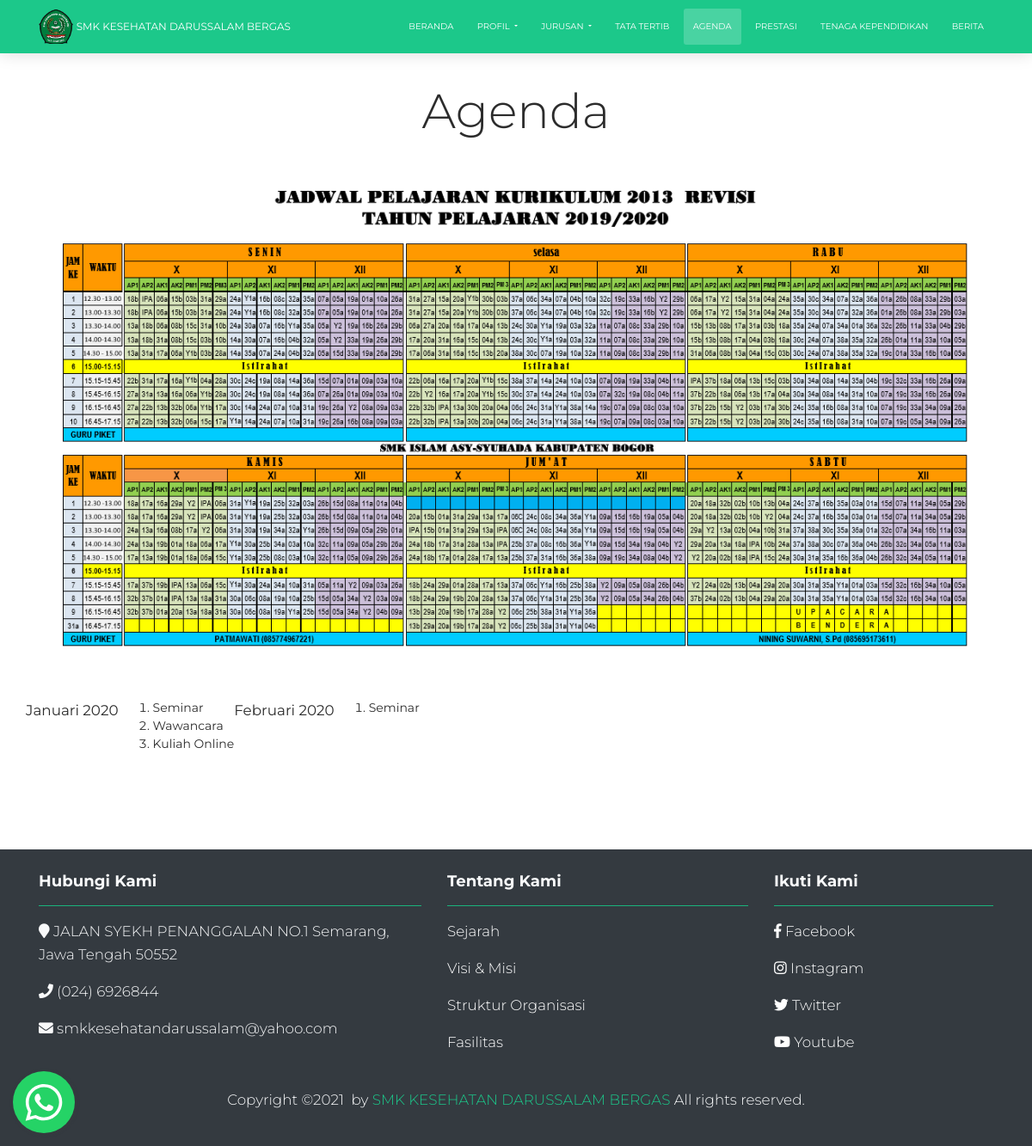
The app's page /index.php/agenda, older data.
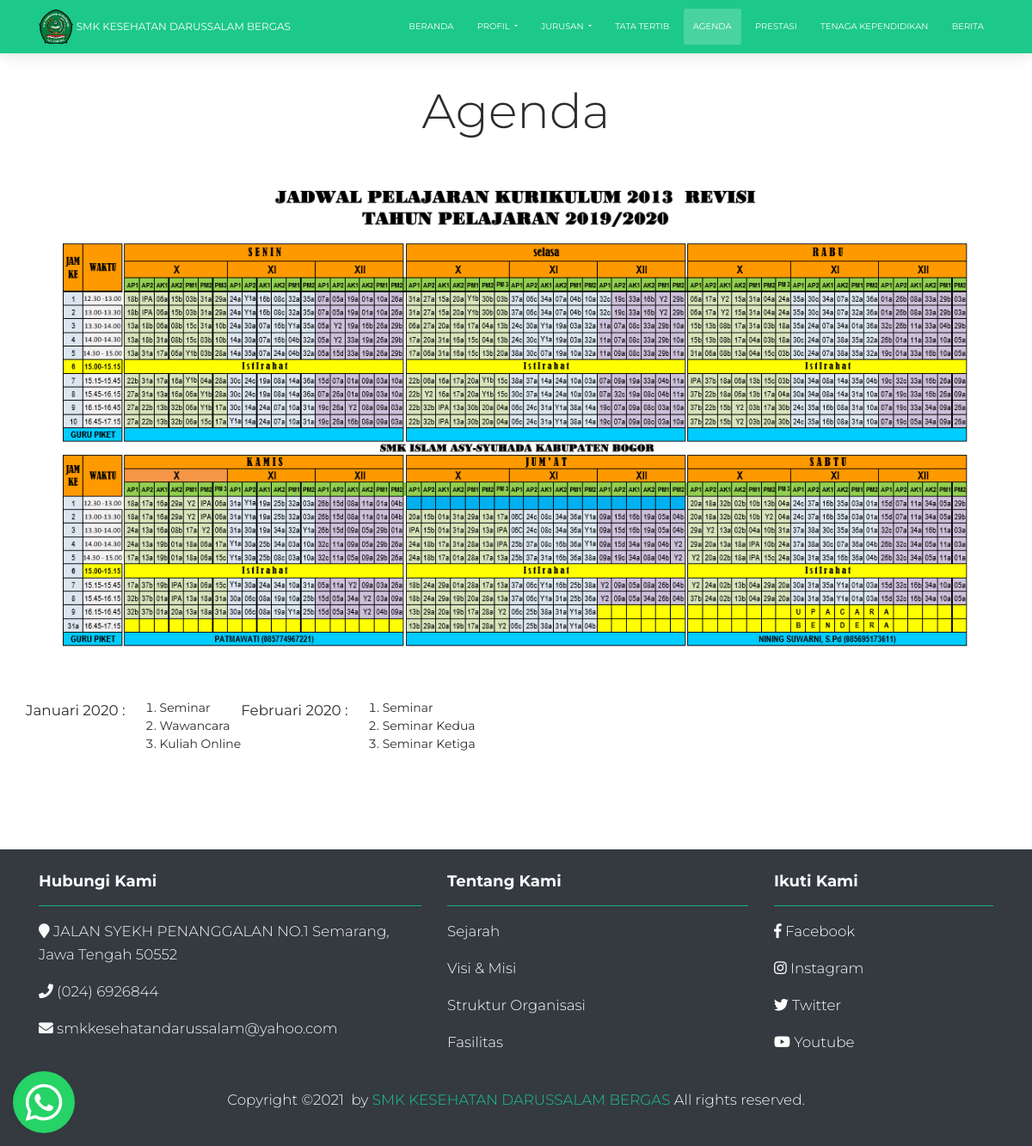
The same page, newer data.
### tables this page shows
CREATE TABLE `agenda` (
  `id` int(11) NOT NULL,
  `content` text NOT NULL,
  `photo` text NOT NULL
);

### application/controllers/Agenda.php (called while the page is built, shortened)
<?php
class Agenda extends CI_Controller {
	public function __construct()
	{
		$this->load->model('jadwal_model', 'jadwal');
	}
	public function index()
	{
		$data['title']		= 'Agenda';
		$data['page']		= 'agenda/index';
		$data['agenda']	= $this->jadwal->getData();
		$this->load->view('front/layouts/main', $data);
	}
}

### index.php (called while the page is built, shortened)
<?php
require_once BASEPATH.'core/CodeIgniter.php';

### application/models/Jadwal_model.php (called while the page is built, shortened)
<?php
class Jadwal_model extends CI_Model {
	public function getData()
	{
		return $this->db->get('agenda')->row();
	}
}

### application/views/front/pages/agenda/index.php (the view)
<div class="content mt-5 mb-5 pb-5 pt-5">
	<div class="container">
	<h1 class="display-4 my-auto text-center">Agenda</h1>
		<div class="row pt-5 pb-5">
			<img src="<?= base_url('img/agenda/' . $agenda->photo) ?>" class="img-fluid">
		</div>
		<div class="row text-justify">
			<?= $agenda->content ?>
		</div>
	</div>
</div>

### application/views/front/layouts/main.php (shortened to what this page needs)
<!DOCTYPE html>
<html lang="en">
<head>
   <link rel="stylesheet" href="https://use.fontawesome.com/releases/v5.7.1/css/all.css">
   <link href="<?= base_url() ?>/asset/landing_assets/css/bootstrap.min.css" rel="stylesheet" />
   <link href="<?= base_url() ?>/asset/landing_assets/css/now-ui-kit.css?v=1.3.0" rel="stylesheet" />
   <link href="<?= base_url() ?>/asset/landing_assets/demo/demo.css" rel="stylesheet" />
   <link rel="stylesheet" href="<?= base_url() ?>/asset/instagram/css/instagram-widget.css">
   <link rel="stylesheet" href="<?= base_url() ?>/asset/whatsapp/floating-wpp.css">
</head>
<body class="index-page sidebar-collapse">
   <?php $this->load->view('front/layouts/_navbar'); ?>
   <?php $this->load->view('front/pages/' . $page); ?>
   <div id="myButton"></div>
   <?php $this->load->view('front/layouts/_footer'); ?>
</body>
</html>

### application/views/front/layouts/_navbar.php (shortened to what this page needs)
<?php if ($title == 'Sejarah' || $title == 'Visi & Misi' || $title == 'Struktur Organisasi' || $title == 'Fasilitas' || $title == 'Asisten Keperawatan' || $title == 'Teknologi Laboratorium Medik' || $title == 'Tata Tertib' || $title == 'Agenda' || $title == 'Berita' || $title == 'Ekstrakurikuler' || $title == 'Prestasi Sekolah' || $title == 'Tenaga Kependidikan'){ ?>
 		<nav class='navbar navbar-expand-lg bg-success fixed-top'> <?php ;
		}else{ ?>
		 <nav class='navbar navbar-expand-lg bg-success fixed-top navbar-transparent' color-on-scroll='350'> <?php ;
	 }
?>
	<div class="container">
		<div class="navbar-translate">
			<img class="n-logo" src="<?= base_url() ?>/asset/landing_assets/img/smk-logo.png" width="40px">
			<a class="navbar-brand" href="<?= base_url() ?>" rel="tooltip" data-placement="bottom">
				SMK Kesehatan Darussalam Bergas
			</a>
		</div>
		<div class="collapse navbar-collapse justify-content-end" id="navigation" data-nav-image="./assets/img/blurred-image-1.jpg">
			<ul class="navbar-nav">
				<li class="nav-item <?php if ($title == 'Beranda') echo "active"; ?>">
					<a class="nav-link" href="<?= base_url() ?>">
						<p>Beranda</p>
					</a>
				</li>
				<li class="nav-item dropdown <?php if ($title == 'Sejarah' || $title == 'Visi & Misi' || $title == 'Struktur Organisasi' || $title == 'Fasilitas' || $title == 'Ekstrakurikuler') echo "active"; ?>">
					<a href="#" class="nav-link dropdown-toggle" id="navbarDropdownMenuLink1" data-toggle="dropdown">
						<p>Profil</p>
					</a>
				</li>
				<li class="nav-item dropdown <?php if ($title == 'Asisten Keperawatan' || $title == 'Teknologi Laboratorium Medik') echo "active"; ?>"">
					<a href=" #" class="nav-link dropdown-toggle" id="navbarDropdownMenuLink1" data-toggle="dropdown">
					<p>Jurusan</p>
					</a>
				</li>
				<li class="nav-item <?php if ($title == 'Tata Tertib') echo "active"; ?>">
					<a class="nav-link" href="<?= base_url('tatatertib') ?>">
						<p>Tata Tertib</p>
					</a>
				</li>
				<li class="nav-item <?php if ($title == 'Agenda') echo "active"; ?>">
					<a class="nav-link" href="<?= base_url('agenda') ?>">
						<p>Agenda</p>
					</a>
				</li>
			<li class="nav-item <?php if ($title == 'Prestasi Sekolah') echo "active"; ?>">
					<a class="nav-link" href="<?= base_url('profil/prestasisekolah') ?>">
						<p>Prestasi</p>
					</a>
				</li>
			<li class="nav-item <?php if ($title == 'Tenaga Kependidikan') echo "active"; ?>">
					<a class="nav-link" href="<?= base_url('profil/tenagakependidikan') ?>">
						<p>Tenaga Kependidikan</p>
					</a>
				</li>
				<li class="nav-item <?php if ($title == 'Berita') echo "active"; ?>">
					<a class="nav-link" href="<?= base_url('blog') ?>">
						<p>Berita</p>
					</a>
				</li>
			</ul>
		</div>
	</div>
</nav>

### application/views/front/layouts/_footer.php (shortened to what this page needs)
<footer class="footer bg-dark text-light">
	<div class="container bottom_border">
		<div class="row">
			<div class="col-sm-4 col-md-5">
				<h5 class="headin5_amrc col_white_amrc pt2"><b>Hubungi Kami</b></h5>
				<hr class="bg-success">
				<p><i class="fa fa-map-marker"></i> JALAN SYEKH PENANGGALAN NO.1 Semarang, Jawa Tengah 50552 </p>
				<p><i class="fa fa-phone"></i> (024) 6926844 </p>
				<p><i class="fa fa fa-envelope"></i> smkkesehatandarussalam@yahoo.com</p>
			</div>
			<div class="col-sm-4 col-md-4">
				<h5 class="headin5_amrc col_white_amrc pt2"><b>Tentang Kami</b></h5>
				<hr class="bg-success">
				<p><a class="text-white" href="<?= base_url('profil/sejarah') ?>">Sejarah</a></p>
				<p><a class="text-white" href="<?= base_url('profil/visimisi') ?>">Visi & Misi</a></p>
				<p><a class="text-white" href="<?= base_url('profil/struktur') ?>">Struktur Organisasi</a></p>
				<p><a class="text-white" href="<?= base_url('profil/fasilitas') ?>">Fasilitas</a></p>
			</div>
			<div class=" col-sm-4 col-md-3">
				<h5 class="headin5_amrc col_white_amrc pt2"><b>Ikuti Kami</b></h5>
				<hr class="bg-success">
				<p><a class="text-white" href="https://www.facebook.com/SMK-Kesehatan-Darussalam-Bergas-102229018460582" target="_blank"><i class="fab fa-facebook-f"></i> Facebook</a></p>
				<p><a class="text-white" href="https://www.instagram.com/smkkesehatandarussalam/" target="_blank"><i class="fab fa-instagram"></i> Instagram</a></p>
				<p><a class="text-white" href="https://twitter.com/smkkesda1" target="_blank"><i class="fab fa-twitter"></i> Twitter</a></p>
				<p><a class="text-white" href="https://www.youtube.com/channel/UCyIpBMCIZ8SHSnXItUOAOqQ" target="_blank"><i class="fab fa-youtube"></i> Youtube</a></p>
			</div>
		</div>
	</div>
	<div class="container">
		<p class="text-center mt-4">
			Copyright &copy; <i class="fa fa-heart-o" aria-hidden="true"></i> by <a class="text-success" target="_blank">SMK KESEHATAN DARUSSALAM BERGAS</a> All rights reserved.
		</p>
	</div>
</footer>

### asset/whatsapp/floating-wpp.css (style rules this page uses)
.floating-wpp { position: fixed; bottom: 15px; left: 15px; font-size: 14px; transition: bottom 0.2s; }

Row changes from the older to the newer data that the page shows:
changed agenda: content "Januari 2020 Seminar Wawancara Kuliah Online Februari 2020 Seminar" → "Januari 2020 : Seminar Wawancara Kuliah Online Februari 2020 : Seminar Seminar Kedua Seminar Ketiga"
